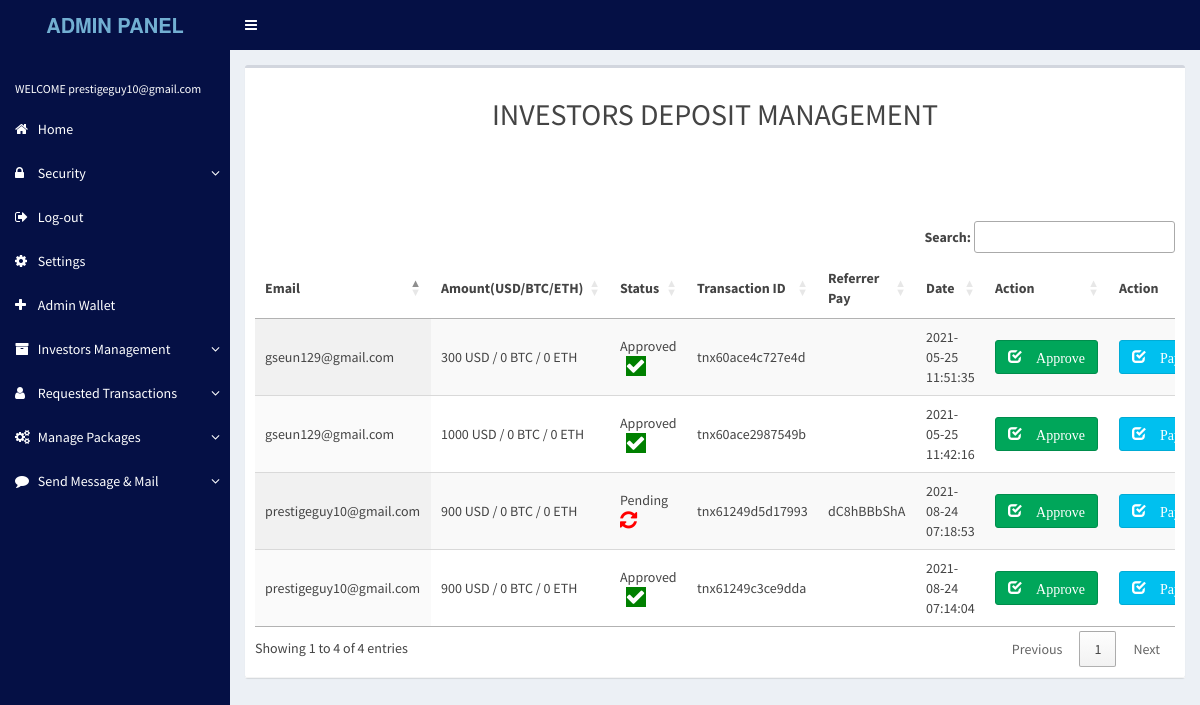
/admin/c2wad/deposit.php (signed in), run on the app's committed database.
### tables this page shows
CREATE TABLE `btc` (
  `id` int(11) NOT NULL,
  `btc` double NOT NULL,
  `eth` double NOT NULL,
  `pm` varchar(200) NOT NULL,
  `usd` double NOT NULL,
  `image` tinyblob NOT NULL,
  `btctnx` varchar(200) NOT NULL,
  `email` varchar(45) NOT NULL,
  `status` varchar(45) NOT NULL,
  `tnxid` varchar(200) NOT NULL,
  `refcode` varchar(111) NOT NULL,
  `referred` varchar(111) NOT NULL,
  `date` timestamp NOT NULL DEFAULT current_timestamp()
);

### admin/c2wad/deposit.php (the view, shortened to what this page needs)
<?php
include "../../config/config.php";
include 'header.php';
?>
<link rel="stylesheet" type="text/css" href="https://cdn.datatables.net/1.10.19/css/jquery.dataTables.css">
  <link rel="stylesheet" href=" https://code.jquery.com/ui/1.12.1/themes/base/jquery-ui.css">
  <link rel="stylesheet" href=" https://cdn.datatables.net/1.10.19/css/dataTables.jqueryui.min.css">
  <link rel="stylesheet" href=" https://cdn.datatables.net/buttons/1.5.6/css/buttons.jqueryui.min.css">
  <link rel="stylesheet" href=" https://cdn.datatables.net/1.10.19/css/dataTables.bootstrap.min.css">
  <link rel="stylesheet" href=" https://cdn.datatables.net/buttons/1.5.6/css/buttons.bootstrap.min.css">
  <link rel="stylesheet" href="">
 <div class="content-wrapper">
  <section class="content">
<div style="width:100%">
          <div class="box box-default">
            <div class="box-header with-border">
	<div class="row">
		 <h2 class="text-center">INVESTORS DEPOSIT MANAGEMENT</h2>
<div class="col-md-12 col-sm-12 col-sx-12">
               <div class="table-responsive">
                     <table class="display"  id="example">
					<thead>
						<tr class="info">
						<th>Email</th>
							<th>Amount(USD/BTC/ETH)</th>
                               <th>Status</th>
							 <th>Transaction ID</th>
							  <th>Referrer Pay </th>
							<th>Date</th>
                                <th>Action</th>
                                 <th>Action</th>
						</tr>
					</thead>
					<tbody>
					<?php $sql= "SELECT * FROM btc ORDER BY id DESC";
			  $result = mysqli_query($link,$sql);
			  if(mysqli_num_rows($result) > 0){
				  while($row = mysqli_fetch_assoc($result)){
if(isset($row['status']) &&  $row['status']== 'approved'){
	$sec = 'Approved &nbsp;&nbsp;<i style="background-color:green;color:#fff; font-size:20px;" class="fa  fa-check" ></i>';
}else{
$sec ='Pending &nbsp;&nbsp;<i class="fa  fa-refresh" style=" font-size:20px;color:red"></i>';
}
				  ?>
						<tr class="primary">
						<form action="deposit.php?referred=<?php echo $row['referred'];?>" method="post">
                            <td><?php echo $row['email'];?></td>
							<td><?php echo $row['usd'];?> USD / <?php echo $row['btc'];?> BTC / <?php echo $row['eth'];?> ETH</td>
							<td><?php echo $sec ;?></td>
							<td><?php echo $row['tnxid'];?></td>
		    <td><?php echo $row['referred'];?></td>
			   <td><?php echo $row['date'];?></td>
                            <td><button class="btn btn-success" type="submit" name="approve"><span class="glyphicon glyphicon-check"> Approve</span></button></td>
							<td><button class="btn btn-info" type="submit" name="referrer"><span class="glyphicon glyphicon-check"> Pay Referrer</span></button></td>
</form>
						</tr>
					  <?php
 }
			  }
			  ?>
					</tbody>
				</table>
</div>
          </div>
		  </div>
          </div>
    </body>
              </div>
            </div>
              </div>
    </body>
  </body>
</html>

### data on the page
btc: email "prestigeguy10@gmail.com", usd "900", btc "0", eth "0", status "Pending", tnxid "tnx61249d5d17993", referred "dC8hBBbShA", date "2021-08-24 07:18:53"
btc: email "prestigeguy10@gmail.com", usd "900", btc "0", eth "0", status "Approved", tnxid "tnx61249c3ce9dda", date "2021-08-24 07:14:04"
btc: email "gseun129@gmail.com", usd "300", btc "0", eth "0", status "Approved", tnxid "tnx60ace4c727e4d", date "2021-05-25 11:51:35"
btc: email "gseun129@gmail.com", usd "1000", btc "0", eth "0", status "Approved", tnxid "tnx60ace2987549b", date "2021-05-25 11:42:16"

### other printed values
$_SESSION['email'] "prestigeguy10@gmail.com"
